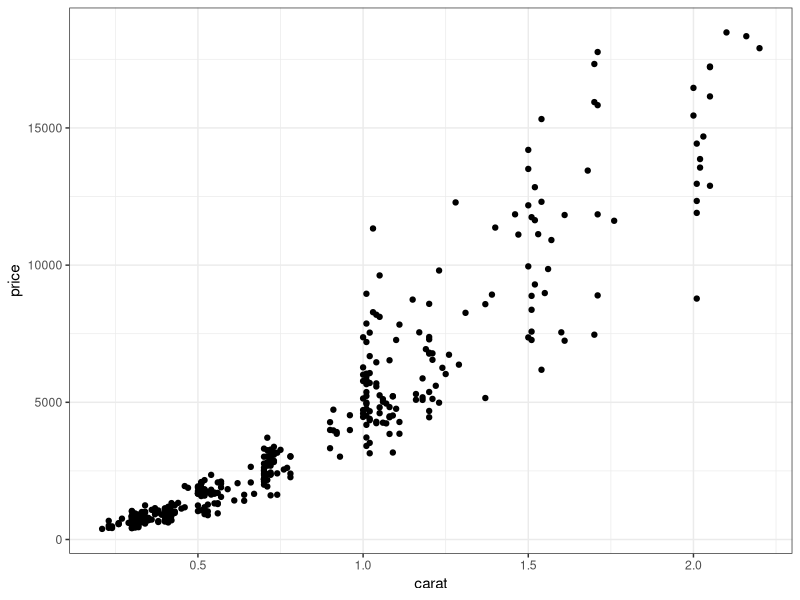

This figure's R source: (Note: this script raises an error after producing the figure.)
library(ggplot2)
library(patchwork)

set.seed(10)
diamonds2 <- diamonds[sample(nrow(diamonds), size = 400), ]

theme_set(theme_bw())

#Question 1
p1 = ggplot(diamonds2, aes(carat, price))
p1 + geom_point()

#Question 2
p2 = p1 + 
  geom_point(color = "blue")


#Question 3
p3 = p1 + 
  geom_point(aes(col = cut)) + 
  geom_rug(alpha = 0.1) + 
  labs(col='Cut quality') + 
  theme(legend.position = "top")


#Question 4
p4 = p1 + 
  geom_point(aes(col = depth > 62.5, shape = depth > 62.5)) + 
  labs(col = 'depth > 62', shape = 'depth > 62') 


#Question 5
p5 = p1 + 
  geom_point(aes(col = cut, shape = depth > 62.5)) + 
  labs(shape = 'depth > 62') 


#Question 6
p6 = p5 +
  labs(x = "Number of carats",
       y = "Price in US dollars",
       title = "Diamonds data: price versus carat.",
       subtitle = "Color by cut and shape by depth") 


#Question 7
p7 = p4 +
  geom_smooth(method = "lm", se=FALSE, aes(color = depth > 62.5))


#Question 8
p8 = p4 +
  geom_smooth(method = "lm", se=FALSE, aes(linetype = depth > 62), col = "grey")


#question 9
p9 = p8 +
  geom_point(size= 0.8, color = "grey")


#Question 10
p10 = p4 +
  geom_smooth(method = "lm", se = F, color = "grey")



#Question 11
p11 = p7 +
  geom_smooth(method = "lm", se = F, color = "grey", linetype = 3)


#Question 12
p12 = ggplot(diamonds2, aes(log10(carat), log10(price))) + 
  geom_point(aes(col = depth > 62.5, shape = depth > 62.5)) + 
  labs(col = 'depth > 62', shape = 'depth > 62') +
  geom_smooth(method = "lm", se=FALSE, aes(color = depth > 62.5)) +
  geom_smooth(method = "lm", se = F, color = "grey", linetype = 3)


#question 13
p12 = ggplot(diamonds2, aes(log10(carat), log10(price))) + 
  geom_point(aes(col = depth > 62.5, shape = depth > 62.5)) + 
  labs(col = 'depth > 62', shape = 'depth > 62') +
  geom_smooth(method = "lm", se = F, color = "grey", linetype = 3) +
  geom_smooth(method = "lm", se = F, aes(color = depth > 62.5))


#Question 13
p13 = p10 + coord_cartesian(
  xlim = c(0.3,1),
  ylim = c(1000,10000),
  expand = TRUE,
  default = FALSE,
  clip = "on"
)


#Question 14
p14 = p13 + lims(x = c(0.3,1), y = c(1000, 10000))


#Question 15
p15 = p1  + geom_point() +
  geom_smooth(formula = y~x, se = F) +
  geom_function(fun = \(x) exp(x), xlim) # a voir



#Qestion 16
p16 = ggplot(diamonds2, aes(x = cut), stat = "count") + geom_bar(alpha=0.5, aes(y = ..count.. / sum(..count..))) + labs(y = "prop")


#Question 17

test = cut(diamonds2$price, breaks = 1040:3300)
test
diamonds2$priceC = 0
diamonds2[diamonds2$price<=1040,]$priceC = 1
diamonds2[diamonds2$price>1040 & diamonds2$price<= 3300,]$priceC = 2
diamonds2[diamonds2$price> 3300,]$priceC = 3
diamonds2$priceC = as.factor(diamonds2$priceC)


p17 = ggplot(diamonds2, aes(x = cut, fill = priceC , color = priceC)) +
  geom_bar(position = "fill")


# gauche

ggplot(diamonds2, aes(x = priceC, y= ..prop.., group = cut)) + 
  geom_bar(alpha=0.5) + 
  facet_grid(cols = vars(cut)) +
  geom_text(aes(label = scales::percent(..prop.., accuracy = 1, suffix = ""),
                 y= ..prop.. ), stat= "count", vjust = 4)

# question 18

ggplot(diamonds2, aes(x=log(price))) + 
  geom_histogram(aes(y= ..density..), boundary = 5.5, binwidth = 0.5, color = "white", fill = "grey") + 
  stat_function(fun = dnorm, xlim = c(5.5, 10), args = list(mean = mean(log(diamonds2$price)), sd = sd(log(diamonds2$price)))) +
  ggtitle("Histogram of the logarithm of price
together with the adjusted Normal density (black curve)")
  
# question 19

ggplot(diamonds2, aes(x=log(price))) + 
  stat_ecdf(color = "red3") + 
  stat_function(fun = pnorm, args = list(mean = mean(log(diamonds2$price)), sd = sd(log(diamonds2$price))))

# question 20

ggplot(diamonds2, aes(x = price, y = cut)) + 
  geom_boxplot() + 
  scale_y_discrete(labels = c("Fair \n(n=10)", "Good \n(n=43)", "Very Good \n(n=93)", "Premium \n(n=96)", "Ideal \n(n=158)"))

# question 21

ggplot(diamonds2, aes(y = price, x = cut)) + 
  geom_violin(color = NA, fill = "lightgray", alpha = 0.5, trim = FALSE) +
  geom_boxplot(width = 0.2, varwidth = TRUE, outlier.shape = NA, fill = NA) +
  geom_jitter(width = 0.1, height = 0, alpha = 0.2)
  
#question 22

P1 = ggplot(diamonds2, aes(y = price, x = cut, color = cut)) + 
  geom_boxplot(width = 0.2, varwidth = TRUE, outlier.shape = NA, fill = NA, size = 1) +
  geom_jitter(width = 0.1, height = 0, alpha = 0.2)


P2 = ggplot(diamonds2, aes(x = price, color = cut, fill = cut)) + 
  geom_density(alpha = 0.1, size = 1)
P2

P3 = ggplot(diamonds2, aes(sample = price, color = cut)) + 
  facet_grid(cols = vars(cut)) +
  geom_qq() +
  geom_qq_line()


((P1 + guides(colour = "none")) + P2) / (P3 + guides(colour = "none")) + plot_layout(guides = "collect")
